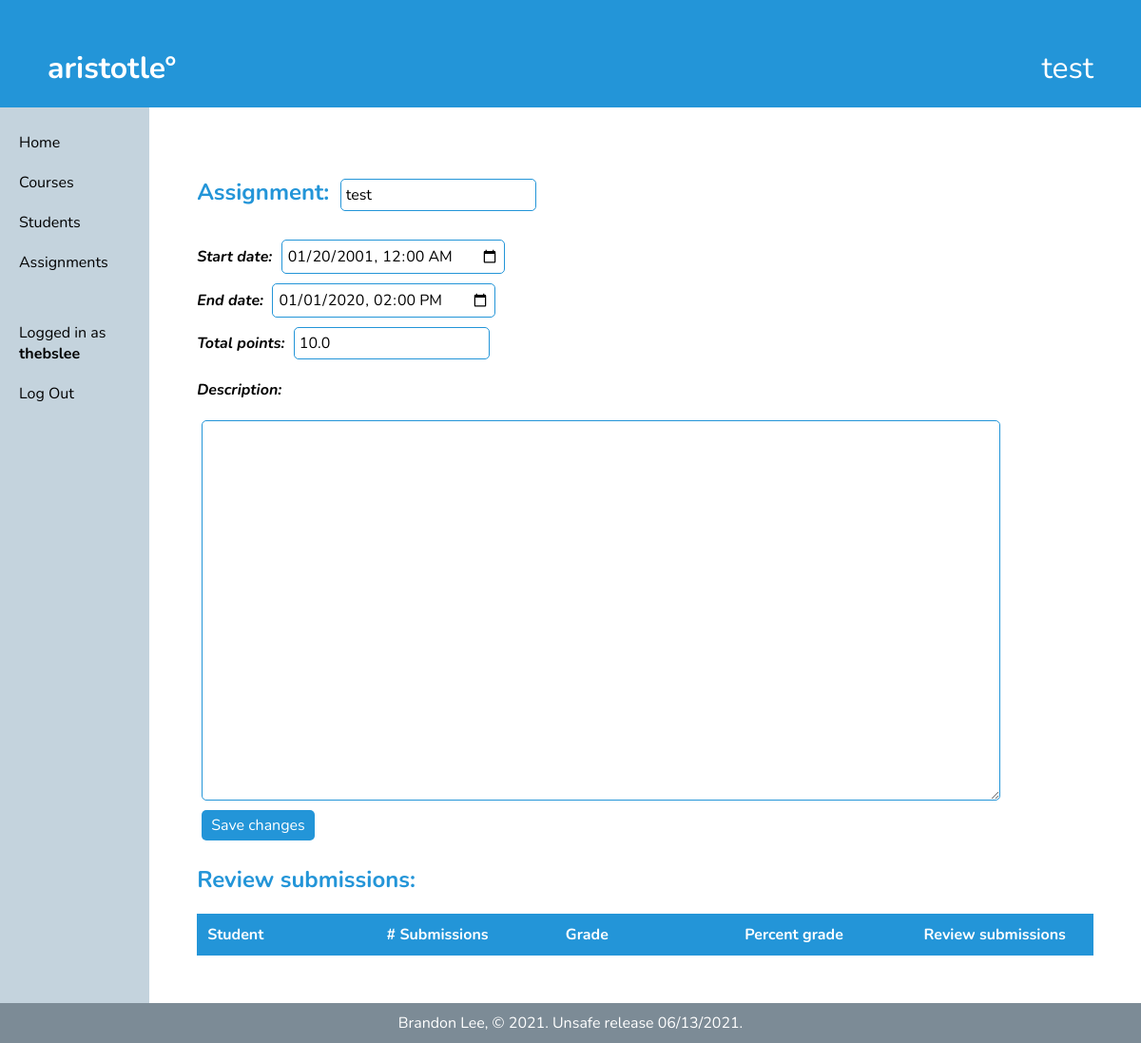
The app's page /forum/assignments/1 (signed in), older data.
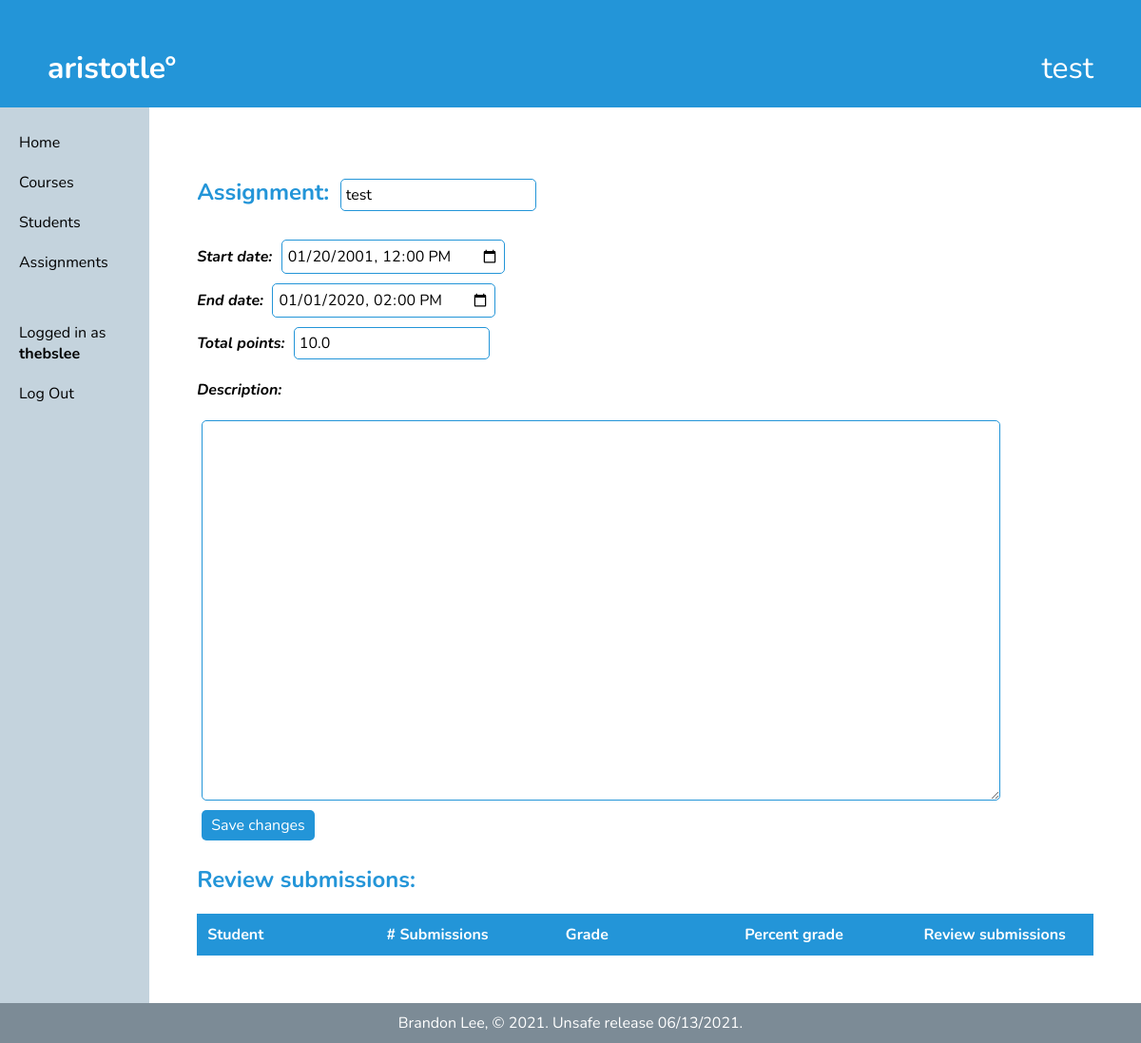
The same page, newer data.
### forum/models.py (models this page shows)
class Assignment(models.Model):
    course = models.ForeignKey(
        Course,
        on_delete=models.CASCADE
    )
    title = models.CharField(max_length=100)
    start_datetime = models.DateTimeField(null=True, blank=True)
    end_datetime = models.DateTimeField(null=True, blank=True)
    description = models.TextField(max_length=10000, blank=True)
    total_points = models.FloatField(null=True, blank=True)

### forum/views.py (the view, shortened to what this page needs)
# urls.py: path('assignments/<assignment_id>', views.assignmentdetails, name='assignmentdetails'),
def assignmentdetails(request, assignment_id):
    if not request.user.is_authenticated:
        return redirect('home')
    context = alwaysContext(request)
    assignment = Assignment.objects.get(id=assignment_id)
    if Course.objects.filter(id=request.session.get('selected_course_id')).first() != assignment.course:
        return redirect('home')
    context["assignment"] = assignment
    course = Course.objects.filter(id=request.session.get('selected_course_id')).first()
    if (course.owner == request.user):
        context["students"] = []
        for student in User.objects.filter(course_of_student=course):
            context["students"].append(SubmissionRow(student, assignment))
        return render(request, "assignmentdetails_teacher.html", context)

### forum/views.py (called while the page is built)
def alwaysContext(request):
    return {
        "username": request.user.username,
        "selected_course": Course.objects.filter(id=request.session.get('selected_course_id')).first()
    }

### forum/templates/assignmentdetails_teacher.html (shortened to what this page needs)
{% extends 'base.html' %}
{% block content %}
<form action="{% url 'forum:assignmentdetails' assignment.id %}" method="POST">
    <h2>Assignment: <input name="title" type="text" value="{{assignment.title}}"></input></h2>
    <p><i>
        <b>Start date: </b><input name="start" type="datetime-local" value="{{assignment.start_datetime|date:'Y-m-d\TH:i'}}"></input><br>
        <b>End date: </b><input name="end" type="datetime-local" value="{{assignment.end_datetime|date:'Y-m-d\TH:i'}}"></input><br>
        <b>Total points: </b><input name="points" type="number" value="{{assignment.total_points}}"></input><br>
    </i></p>
    <p><b><i>Description:</i></b></p>
    <textarea name="description">{{assignment.description}}</textarea>
    <br>
    <input type="submit" value="Save changes">&nbsp;&nbsp;&nbsp;&nbsp;
</form>
<h2>Review submissions:</h2>
<table>
    <tr>
        <th>Student</th>
        <th># Submissions</th>
        <th>Grade</th>
        <th>Percent grade</th>
        <th>Review submissions</th>
    </tr>
</table>
{% endblock %}

Row changes from the older to the newer data that the page shows:
changed Assignment "test": start "01/20/2001 00:00" → "01/20/2001 12:00"
